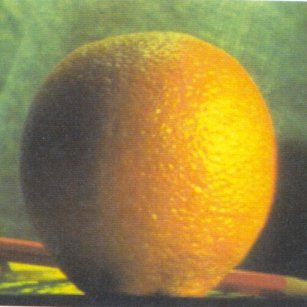
#> input picture test_images/orange.jpg, 307 x 307 px
$ python Pyramid_task.py   (older library calls are emulated)
#> lines starting #> are read from the running program, lines starting #| are printed output that depends on the picture
#> further down, image1 is the input picture: shape (307, 307, 3); mean R, G, B 150.2, 131.8, 69.2
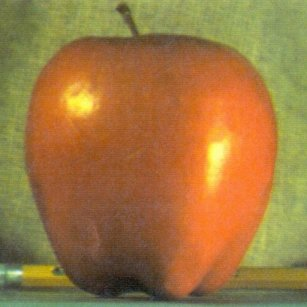
#> input picture test_images/apple.jpg, 307 x 307 px
#> further down, image2 is the input picture: shape (307, 307, 3); mean R, G, B 159, 119.7, 64.8
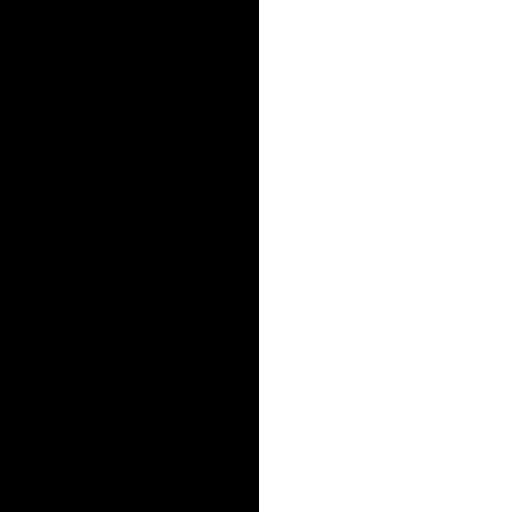
#> input picture test_images/mask.jpg, 512 x 512 px
import numpy as np
from matplotlib import pyplot as plt
from scipy import ndimage, misc, signal
from PIL import Image

'''split rgb image to its channels'''


def split_rgb_channels(image):
    red = image[:, :, 0]
    green = image[:, :, 1]
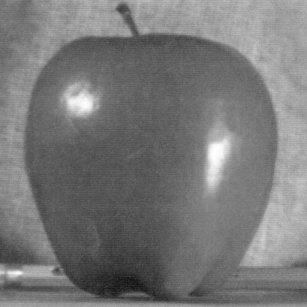
#> green: shape (307, 307); min 15, max 255, mean 119.7
    blue = image[:, :, 2]
    return blue, green, red


'''combine image channels to its rgb form'''


def combine_all_channels(r_chan, g_chan, b_chan):
    image = np.zeros((r_chan.shape[0], r_chan.shape[1], 3)).astype(np.uint8)
    image[:, :, 0] = r_chan
    image[:, :, 1] = g_chan
    image[:, :, 2] = b_chan
    return image


'''reduce image by 1/2'''


def reduce(image):

    out = image[::2, ::2]
    return out


'''expand image by factor of 2'''


def expand(image):
    w_1d = np.array([0.25 - 0.4 / 2.0, 0.25, 0.4, 0.25, 0.25 - 0.4 / 2.0])
    W = np.outer(w_1d, w_1d)
    outimage = np.zeros(
        (image.shape[0] * 2, image.shape[1] * 2), dtype=np.float64)
    outimage[::2, ::2] = image[:, :]
    out = 4 * signal.convolve2d(outimage, W, 'same')
    return out


'''create a gaussain pyramid of a given image'''


def apply_reduce(image, levels):
    output = []
    output.append(image)
    tmp = image
    for i in range(0, levels):
        tmp = reduce(tmp)
        output.append(tmp)
    return output


'''build a laplacian pyramid'''


def apply_laplacian(reduced_list):
    output = []
    k = len(reduced_list)
    for i in range(0, k - 1):
        gu = reduced_list[i]
        egu = expand(reduced_list[i + 1])
        if egu.shape[0] > gu.shape[0]:
            egu = np.delete(egu, (-1), axis=0)
        if egu.shape[1] > gu.shape[1]:
            egu = np.delete(egu, (-1), axis=1)
        output.append(gu - egu)
    output.append(reduced_list.pop())
    return output


'''Blend the two laplacian pyramids by weighting them according to the mask.'''


def blend(first_image, second_image, reduced_list_mask):
    blended_pyramid = []
    k = len(reduced_list_mask)
    for i in range(0, k):
        p1 = reduced_list_mask[i] * first_image[i]
        p2 = (1 - reduced_list_mask[i]) * second_image[i]
        blended_pyramid.append(p1 + p2)
    return blended_pyramid


'''Reconstruct the image based on its laplacian pyramid.'''


def reconstruct_lablacian(laplacian_pyramid):
    output = np.zeros(
        (laplacian_pyramid[0].shape[0], laplacian_pyramid[0].shape[1]), dtype=np.float64)
    for i in range(len(laplacian_pyramid) - 1, 0, -1):
        expanded_lap = expand(laplacian_pyramid[i])
        next_lap = laplacian_pyramid[i - 1]
        if expanded_lap.shape[0] > next_lap.shape[0]:
            expanded_lap = np.delete(expanded_lap, (-1), axis=0)
        if expanded_lap.shape[1] > next_lap.shape[1]:
            expanded_lap = np.delete(expanded_lap, (-1), axis=1)
        tmp = expanded_lap + next_lap
        laplacian_pyramid.pop()
        laplacian_pyramid.pop()
        laplacian_pyramid.append(tmp)
        output = tmp
    return output


def apply_pyramid_blending(image_1, image_2, mask, level=3, what_display="org"):
    r1, g1, b1 = split_rgb_channels(image_1)
    r2, g2, b2 = split_rgb_channels(image_2)
#> in split_rgb_channels (call 2), `red = image[:, :, 0]`:
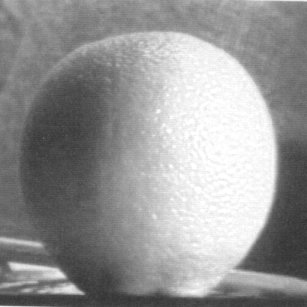
#> red: shape (307, 307); min 50, max 255, mean 150.2
#> in split_rgb_channels (call 2), `green = image[:, :, 1]`:
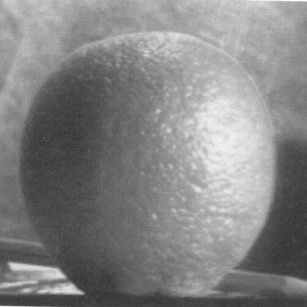
#> green: shape (307, 307); min 51, max 255, mean 131.8
#> in split_rgb_channels (call 2), `blue = image[:, :, 2]`:
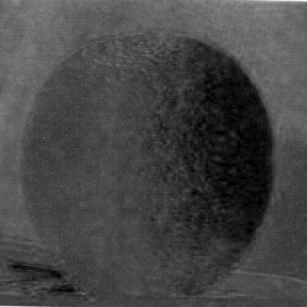
#> blue: shape (307, 307); min 0, max 250, mean 69.2
    rm, gm, bm = split_rgb_channels(mask)

    # display the Original images
    if what_display == "org":
        plt.figure("The original images and mask")
        plt.subplot(1, 3, 1)
        plt.imshow(image_1)
        plt.title("Image one")
        plt.subplot(1, 3, 2)
        plt.imshow(image_2)
        plt.title("Image two")
        plt.subplot(1, 3, 3)
        plt.imshow(mask)
        plt.title("The mask")

    # convert the type to deal with float number and in the future will convert it again

    r1 = r1.astype(float)
    g1 = g1.astype(float)
    b1 = b1.astype(float)

    r2 = r2.astype(float)
    g2 = g2.astype(float)
    b2 = b2.astype(float)

    rm = rm.astype(float) / 255
    gm = gm.astype(float) / 255
    bm = bm.astype(float) / 255

    # first reduce image one channels

    reduced_list_image1r = apply_reduce(r1, level)
#> after the loop in apply_reduce, `for i in range(0, levels):`: output = 6 items
#> reduced_list_image1r = 6 items
    reduced_list_image1g = apply_reduce(g1, level)
#> reduced_list_image1g = 6 items
    reduced_list_image1b = apply_reduce(b1, level)
#> reduced_list_image1b = 6 items

    # display the reduced image 1
    if what_display == "reduce1":
        display_reduced_list_image = [
            reduced_list_image1b, reduced_list_image1g, reduced_list_image1r]
        for x in range(level):
            l = [display_reduced_list_image[0][x], display_reduced_list_image[1]
                 [x], display_reduced_list_image[2][x]]
            reduced_image = combine_all_channels(l[0], l[1], [2])
            plt.figure("Reduced image 1 Level " + str(x))
            plt.imshow(reduced_image)

    reduced_list_image2r = apply_reduce(r2, level)
#> reduced_list_image2r = 6 items
    reduced_list_image2g = apply_reduce(g2, level)
#> reduced_list_image2g = 6 items
    reduced_list_image2b = apply_reduce(b2, level)
#> reduced_list_image2b = 6 items

    # display the reduced image 2
    if what_display == "reduce2":
        display_reduced_list_image = [
            reduced_list_image2b, reduced_list_image2g, reduced_list_image2r]
        for x in range(level):
            l = [display_reduced_list_image[0][x], display_reduced_list_image[1]
                 [x], display_reduced_list_image[2][x]]
            reduced_image = combine_all_channels(l[0], l[1], [2])
            plt.figure("Reduced image 2 Level " + str(x))
            plt.imshow(reduced_image)

    reduced_list_maskr = apply_reduce(rm, level)
#> reduced_list_maskr = 6 items
    reduced_list_maskg = apply_reduce(gm, level)
#> reduced_list_maskg = 6 items
    reduced_list_maskb = apply_reduce(bm, level)
#> reduced_list_maskb = 6 items

    laplacian_pyramid_image1r = apply_laplacian(reduced_list_image1r)
#> in apply_laplacian, `k = len(reduced_list)`: k = 6
#> after the loop in apply_laplacian, `for i in range(0, k - 1):`:
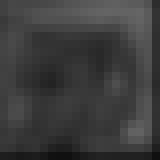
#> egu: shape (20, 20) float64 (shown 8 times larger); min 16, max 101, mean 60.9
#> after the loop in apply_laplacian, `for i in range(0, k - 1):`: output = 5 items
#> laplacian_pyramid_image1r = 6 items
    laplacian_pyramid_image1g = apply_laplacian(reduced_list_image1g)
#> laplacian_pyramid_image1g = 6 items
    laplacian_pyramid_image1b = apply_laplacian(reduced_list_image1b)
#> laplacian_pyramid_image1b = 6 items

    # display the reduced image 2
    if what_display == "lap1":
        display_reduced_list_image = [
            laplacian_pyramid_image1b, laplacian_pyramid_image1g, laplacian_pyramid_image1r]
        for x in range(level):
            l = [display_reduced_list_image[0][x], display_reduced_list_image[1]
                 [x], display_reduced_list_image[2][x]]
            reduced_image = l[0] + l[1] + [2]
            plt.figure("Laplacian for image 1 Level " + str(x))
            plt.imshow(reduced_image, "gray")

    laplacian_pyramid_image2r = apply_laplacian(reduced_list_image2r)
#> laplacian_pyramid_image2r = 6 items
    laplacian_pyramid_image2g = apply_laplacian(reduced_list_image2g)
#> laplacian_pyramid_image2g = 6 items
    laplacian_pyramid_image2b = apply_laplacian(reduced_list_image2b)
#> laplacian_pyramid_image2b = 6 items

    # display the reduced image 2
    if what_display == "lap2":
        display_reduced_list_image = [
            laplacian_pyramid_image2b, laplacian_pyramid_image2g, laplacian_pyramid_image2r]
        for x in range(level):
            l = [display_reduced_list_image[0][x], display_reduced_list_image[1]
                 [x], display_reduced_list_image[2][x]]
            reduced_image = l[0] + l[1] + [2]
            plt.figure("Laplacian for image 2 Level " + str(x))
            plt.imshow(reduced_image, "gray")

    blend_red = blend(laplacian_pyramid_image2r,
                      laplacian_pyramid_image1r, reduced_list_maskr)
#> in blend, `k = len(reduced_list_mask)`: k = 6
#> after the loop in blend, `for i in range(0, k):`: blended_pyramid = 6 items
#> blend_red = 6 items
    blend_green = blend(laplacian_pyramid_image2g,
                        laplacian_pyramid_image1g, reduced_list_maskg)
#> blend_green = 6 items
    blend_blue = blend(laplacian_pyramid_image2b,
                       laplacian_pyramid_image1b, reduced_list_maskb)
#> blend_blue = 6 items

    if what_display == "blend":
        display_reduced_list_image = [blend_blue, blend_green, blend_red]
        for x in range(level):
            l = [display_reduced_list_image[0][x], display_reduced_list_image[1]
                 [x], display_reduced_list_image[2][x]]
            reduced_image = l[0] + l[1] + l[2]
            plt.figure("Blended laplacian Level " + str(x))
            plt.imshow(reduced_image, "gray")

    recon_red = reconstruct_lablacian(blend_red).astype(np.uint8)
#> the loop in reconstruct_lablacian, `for i in range(len(laplacian_pyramid) - 1, 0, -1):` made 5 passes
#> i on passes 1, 2, 4, 5: 5, 4, 2, 1
#> after the loop in reconstruct_lablacian, `for i in range(len(laplacian_pyramid) - 1, 0, -1):`: laplacian_pyramid = 1 item
    recon_green = reconstruct_lablacian(blend_green).astype(np.uint8)
#> the loop in reconstruct_lablacian (call 2), `for i in range(len(laplacian_pyramid) - 1, 0, -1):` made 5 passes
    recon_blue = reconstruct_lablacian(blend_blue).astype(np.uint8)

    # display the blended result
    if what_display == "result":
        result = np.zeros(image1.shape, dtype=image1.dtype)
        tmp = [recon_blue, recon_green, recon_red]
        result = combine_all_channels(recon_blue, recon_green, recon_red)
        plt.figure("Result with level "+str(level))
        plt.imshow(result)

    plt.show()


#-----------------------------------------------------------------------------------------------------------------------
# image1 = np.array(Image.open("test_images/cat.jpg").convert('RGB').resize((227, 224)))
# image2 = np.array(Image.open("test_images/dog.jpg").convert('RGB').resize((227, 224)))
#
image1 = ndimage.imread('test_images/orange.jpg')
image2 = ndimage.imread('test_images/apple.jpg')
mask = misc.imresize(ndimage.imread('test_images/mask.jpg'), image1.shape)

''' displaying parameters '''
# [8 lines of commented-out code are left out]

apply_pyramid_blending(image2, image1, mask, level=5, what_display="result")
